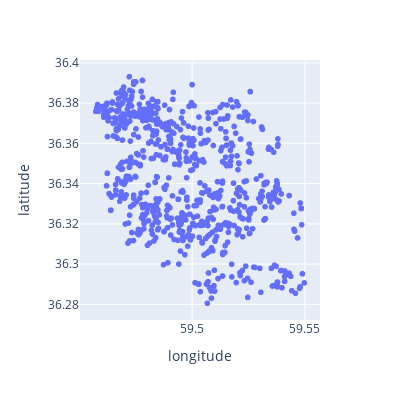

Notebook code cell kept with this figure:
### Markdown cell above
Visualize the spatial distribution of the selected properties using a scatter plot

### Code cell
import plotly.express as px
px.scatter(df , x="longitude", y="latitude",  width=400, height=400)#.write_image("img/spatial_distribution.png")

### Figure 1 — Plotly figure (JSON) as saved in the notebook; plotly's stock layout.template omitted (floating-point values rounded to 4 significant figures; data arrays with more than 128 entries replaced by an {"elided": "..."} marker saying what was removed)
{"data": [{"hovertemplate": "longitude=%{x}<br>latitude=%{y}<extra></extra>", "legendgroup": "", "marker": {"color": "#636efa", "symbol": "circle"}, "mode": "markers", "name": "", "showlegend": false, "type": "scattergl", "x": {"elided": "5000 float values"}, "xaxis": "x", "y": {"elided": "5000 float values"}, "yaxis": "y"}], "layout": {"height": 400, "legend": {"tracegroupgap": 0}, "margin": {"t": 60}, "width": 400, "xaxis": {"anchor": "y", "domain": [0, 1], "title": {"text": "longitude"}}, "yaxis": {"anchor": "x", "domain": [0, 1], "title": {"text": "latitude"}}}}
